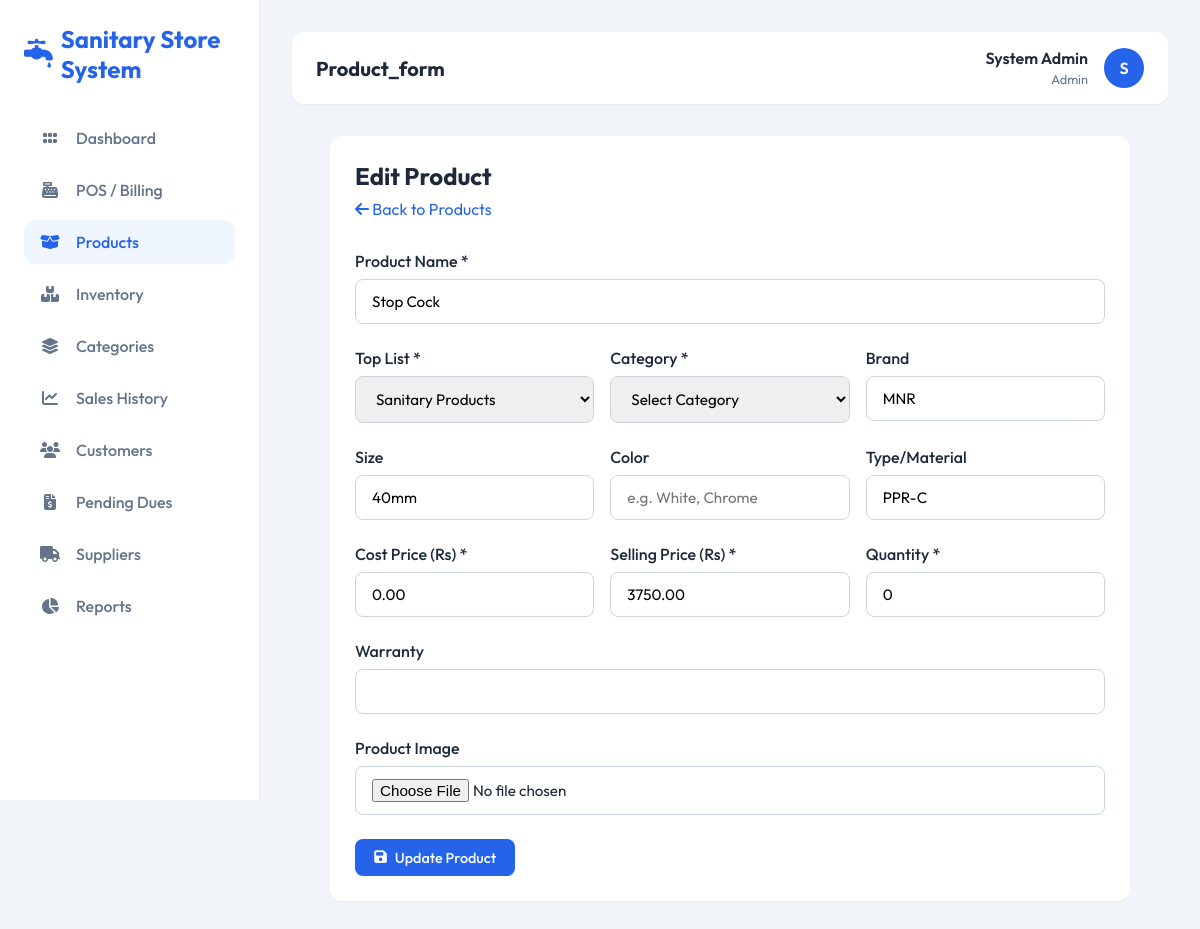
Page /product_form.php?id=87 on the committed database.
### tables this page shows
CREATE TABLE IF NOT EXISTS products (
    id INT AUTO_INCREMENT PRIMARY KEY,
    name VARCHAR(200) NOT NULL,
    category_id INT,
    brand VARCHAR(100),
    size VARCHAR(50),
    type VARCHAR(50),  
    cost_price DECIMAL(10, 2) DEFAULT 0,  
    price DECIMAL(10, 2) NOT NULL,
    quantity INT DEFAULT 0,
    warranty VARCHAR(100),
    image VARCHAR(255),
    created_at TIMESTAMP DEFAULT CURRENT_TIMESTAMP,
    FOREIGN KEY (category_id) REFERENCES categories(id) ON DELETE SET NULL
);

### product_form.php (the view, shortened to what this page needs)
<?php
include 'includes/header.php';
$id = $_GET['id'] ?? null;
$product = null;
if ($id) {
    $stmt = $conn->prepare("SELECT * FROM products WHERE id = ?");
    $stmt->bind_param("i", $id);
    $stmt->execute();
    $product = $stmt->get_result()->fetch_assoc();
}
?>
<div class="card" style="max-width: 800px; margin: 0 auto;">
    <div style="margin-bottom: 2rem;">
        <h3 style="font-size: 1.5rem; margin-bottom: 0.5rem;"><?= $id ? 'Edit Product' : 'Add New Product' ?></h3>
        <a href="products.php" style="color: var(--primary-color); text-decoration: none;"><i class="fa-solid fa-arrow-left"></i> Back to Products</a>
    </div>
    <form method="POST" enctype="multipart/form-data">
        <div class="form-group">
            <label for="name">Product Name *</label>
            <input type="text" name="name" id="name" class="form-control" required value="<?= htmlspecialchars($product['name'] ?? '') ?>">
        </div>
        <div style="display: grid; grid-template-columns: 1fr 1fr 1fr; gap: 1rem;">
            <div class="form-group">
                <label for="top_list">Top List *</label>
                <select name="top_list" id="top_list" class="form-control" required onchange="filterCategories()">
                    <option value="sanitary" <?= ($product['top_list'] ?? 'sanitary') == 'sanitary' ? 'selected' : '' ?>>Sanitary Products</option>
                </select>
            </div>
            <div class="form-group">
                <label for="category_id">Category *</label>
                <select name="category_id" id="category_id" class="form-control" required>
                    <option value="">Select Category</option>
                </select>
            </div>
            <div class="form-group">
                <label for="brand">Brand</label>
                <input type="text" name="brand" id="brand" class="form-control" value="<?= htmlspecialchars($product['brand'] ?? '') ?>">
            </div>
        </div>
        <div style="display: grid; grid-template-columns: 1fr 1fr 1fr; gap: 1rem;">
            <div class="form-group">
                <label for="size">Size</label>
                <input type="text" name="size" id="size" class="form-control" value="<?= htmlspecialchars($product['size'] ?? '') ?>" placeholder="e.g. 4 inch, Standard">
            </div>
            <div class="form-group">
                <label for="color">Color</label>
                <input type="text" name="color" id="color" class="form-control" value="<?= htmlspecialchars($product['color'] ?? '') ?>" placeholder="e.g. White, Chrome">
            </div>
            <div class="form-group">
                <label for="type">Type/Material</label>
                <input type="text" name="type" id="type" class="form-control" value="<?= htmlspecialchars($product['type'] ?? '') ?>" placeholder="e.g. PVC, Ceramic">
            </div>
        </div>
        <div style="display: grid; grid-template-columns: 1fr 1fr 1fr; gap: 1rem;">
            <div class="form-group">
                <label for="cost_price">Cost Price (Rs) *</label>
                <input type="number" step="0.01" name="cost_price" id="cost_price" class="form-control" required value="<?= htmlspecialchars($product['cost_price'] ?? '') ?>">
            </div>
            <div class="form-group">
                <label for="price">Selling Price (Rs) *</label>
                <input type="number" step="0.01" name="price" id="price" class="form-control" required value="<?= htmlspecialchars($product['price'] ?? '') ?>">
            </div>
            <div class="form-group">
                <label for="quantity">Quantity *</label>
                <input type="number" name="quantity" id="quantity" class="form-control" required value="<?= htmlspecialchars($product['quantity'] ?? '') ?>">
            </div>
        </div>
        <div class="form-group">
            <label for="warranty">Warranty</label>
            <input type="text" name="warranty" id="warranty" class="form-control" value="<?= htmlspecialchars($product['warranty'] ?? '') ?>">
        </div>
        <div class="form-group">
            <label for="image">Product Image</label>
            <input type="file" name="image" id="image" class="form-control" accept="image/*">
        </div>
        <button type="submit" class="btn btn-primary">
            <i class="fa-solid fa-save"></i> <?= $id ? 'Update Product' : 'Save Product' ?>
        </button>
    </form>
</div>
<?php include 'includes/footer.php'; ?>

### assets/css/style.css (style rules this page uses)
:root { --primary-color: #2563eb; --primary-dark: #1d4ed8; --secondary-color: #475569; --accent-color: #0ea5e9; --background-color: #f1f5f9; --card-bg: #ffffff; --text-color: #1e293b; --text-light: #64748b; --success-color: #10b981; --warning-color: #f59e0b; --danger-color: #ef4444; --border-radius: 12px; --sidebar-width: 260px; --header-height: 70px; --transition: all 0.3s ease; --shadow-sm: 0 1px 2px 0 rgb(0 0 0 / 0.05); --shadow-md: 0 4px 6px -1px rgb(0 0 0 / 0.1), 0 2px 4px -2px rgb(0 0 0 / 0.1); --shadow-lg: 0 10px 15px -3px rgb(0 0 0 / 0.1), 0 4px 6px -4px rgb(0 0 0 / 0.1); }
* { margin: 0; padding: 0; box-sizing: border-box; font-family: 'Outfit', sans-serif; }
body { background-color: var(--background-color); color: var(--text-color); min-height: 100vh; }
.card { background: var(--card-bg); padding: 1.5rem; border-radius: var(--border-radius); box-shadow: var(--shadow-sm); transition: var(--transition); border: 1px solid transparent; }
.btn { display: inline-flex; align-items: center; justify-content: center; padding: 0.6rem 1.2rem; border-radius: 8px; border: none; cursor: pointer; font-weight: 500; transition: var(--transition); text-decoration: none; font-size: 0.9rem; gap: 0.5rem; }
.btn-primary { background: var(--primary-color); color: white; }
.form-group { margin-bottom: 1.5rem; }
.form-group label { display: block; margin-bottom: 0.5rem; font-weight: 500; color: var(--text-color); }
.form-control { width: 100%; padding: 0.75rem 1rem; border: 1px solid #cbd5e1; border-radius: 8px; font-size: 0.95rem; transition: var(--transition); }

### rows in the picture
products: name "Stop Cock", brand "MNR", size "40mm", type "PPR-C", cost_price "0.00", price "3750.00", quantity "0"

### other values in the picture
$page "Product_form"
$_SESSION['username'] "System Admin"
$_SESSION['role'] "Admin"
substr($_SESSION['username'], 0, 1) "S"
